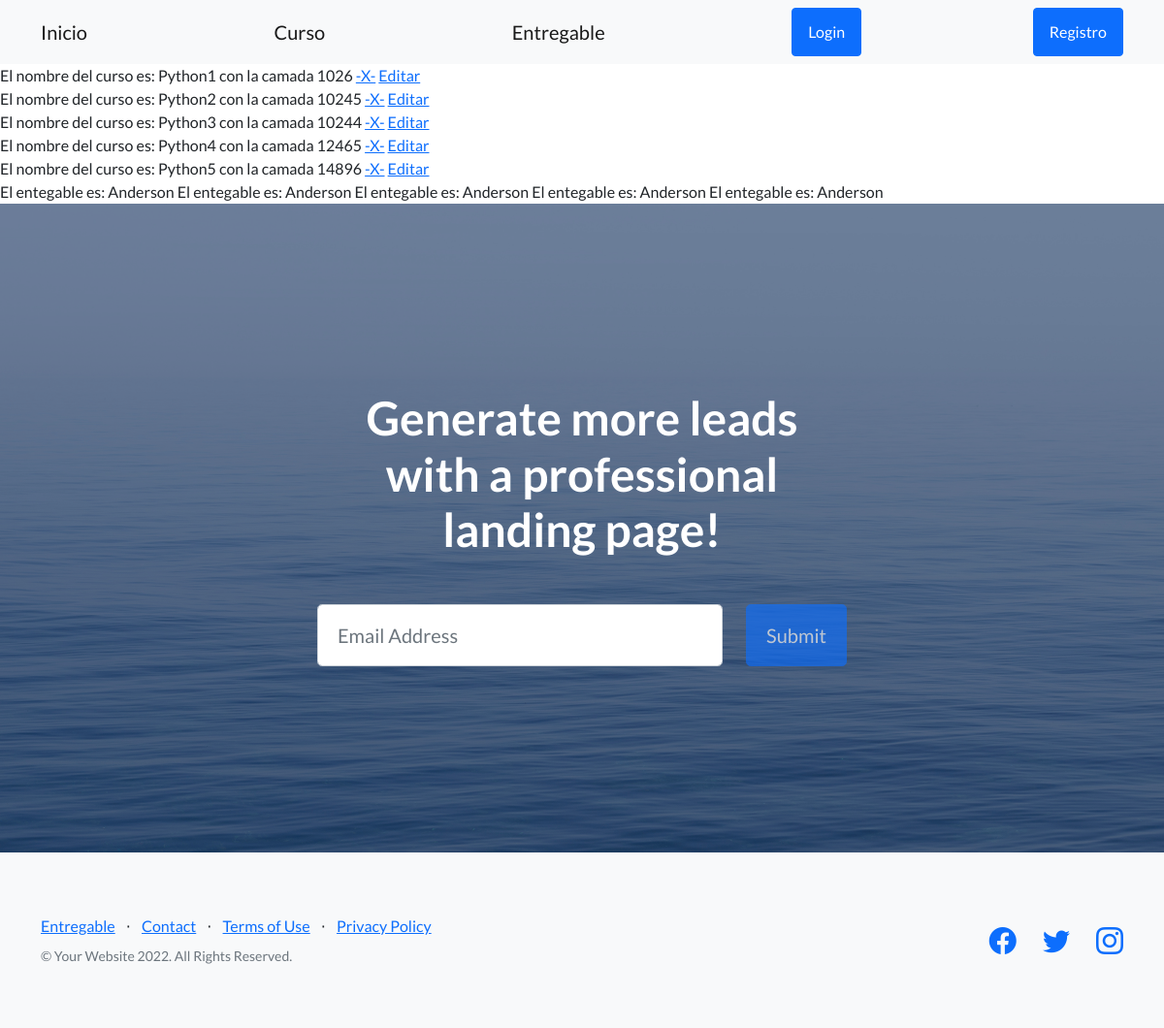
Page /AppCoder/curso/ on the earlier database version.
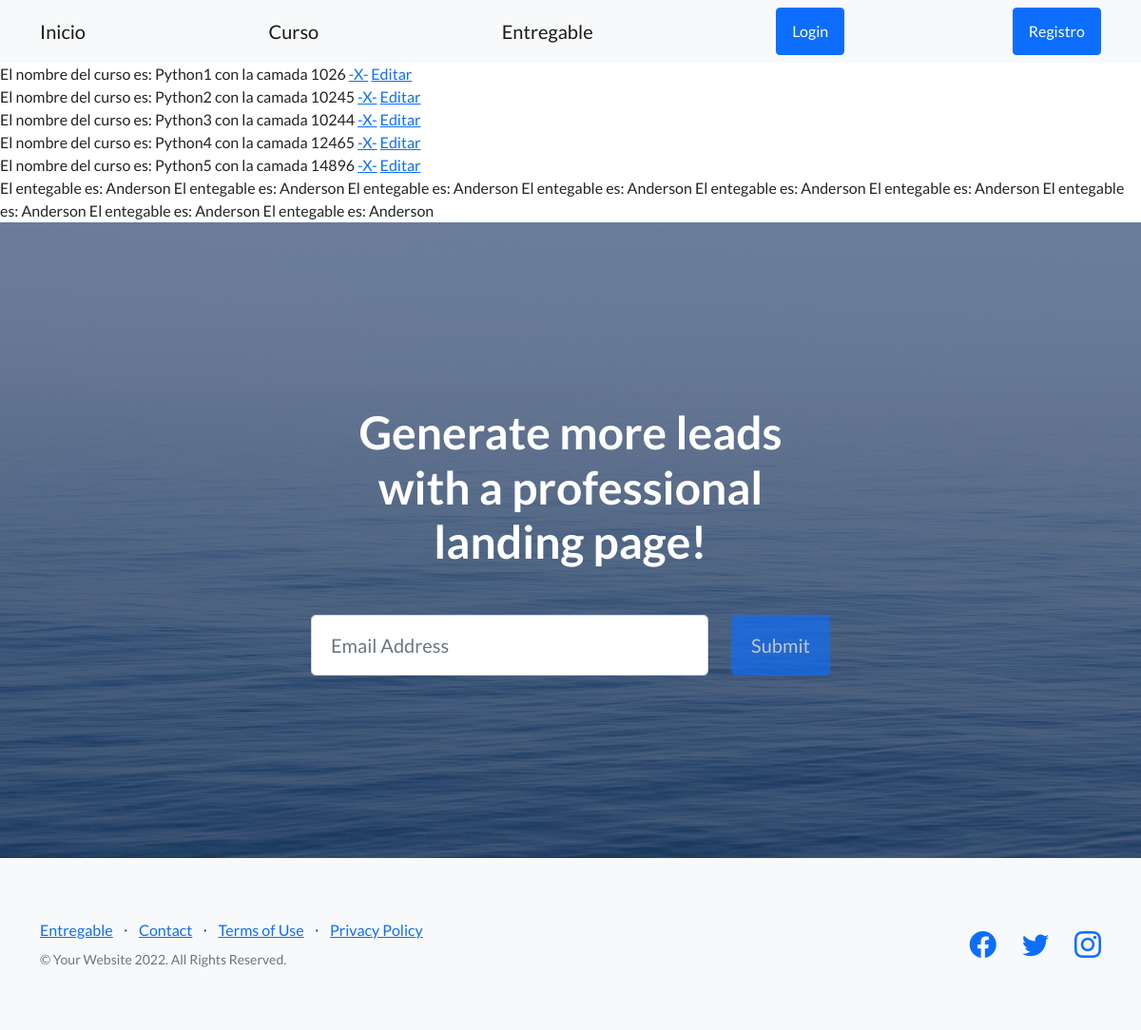
Same page on the later database version.
### AppCoder/models.py (models this page shows, shortened)
class Curso(models.Model):
    nombre = models.CharField(max_length=40)
    camada = models.IntegerField(unique=True)

class Entregable(models.Model):
    nombre = models.CharField(max_length=30)
    fecha_de_entrega = models.DateField()
    entregado = models.BooleanField()

### AppCoder/views.py (the view)
# urls.py: path('curso/', curso, name='AppCoderCurso'),
def curso(request):
    cursos = Curso.objects.all()
    entregables = Entregable.objects.all()
    contexto = {
        'object_list': cursos,
        'entregables': entregables
    }
    return render(request, 'AppCoder/curso.html', contexto)

### templates/AppCoder/curso.html (shortened to what this page needs)
{% extends 'index.html' %}
{% block inicio %}
    {% for curso in object_list %}
        El nombre del curso es: {{ curso.nombre }} con la camada {{ curso.camada }}
        <a href="{% url 'AppCoderEliminarCurso' curso.camada %}">-X-</a>
        <a href="{% url 'AppCoderEditarCurso' curso.camada %}"> Editar </a>
        <br>
    {% endfor %}
    {% for entregable in entregables %}
        El entegable es: {{ entregable.nombre }}
    {% endfor %}
{% endblock %}

### templates/index.html (shortened to what this page needs)
<!DOCTYPE html>
<html lang="en">
    <head>
        {% load static %}
        <link href="https://cdn.jsdelivr.net/npm/bootstrap-icons@1.5.0/font/bootstrap-icons.css" rel="stylesheet" type="text/css" />
        <link href="{% static 'css/styles.css' %}" rel="stylesheet" />
    </head>
    <body>
        {% include 'base/navigation.html' %}
        {% block inicio %}{% endblock %}
        <header class="masthead">
            <div class="container position-relative">
                <div class="row justify-content-center">
                    <div class="col-xl-6">
                        <div class="text-center text-white">
                            <h1 class="mb-5">Generate more leads with a professional landing page!</h1>
                            <form class="form-subscribe" id="contactForm" data-sb-form-api-token="API_TOKEN">
                                <div class="row">
                                    <div class="col">
                                        <input class="form-control form-control-lg" id="emailAddress" type="email" placeholder="Email Address" data-sb-validations="required,email" />
                                    </div>
                                    <div class="col-auto"><button class="btn btn-primary btn-lg disabled" id="submitButton" type="submit">Submit</button></div>
                                </div>
                            </form>
                        </div>
                    </div>
                </div>
            </div>
        </header>
        {% include 'base/footer.html' %}
    </body>
</html>

### templates/base/navigation.html
<nav class="navbar navbar-light bg-light static-top">
    <div class="container">
        <a class="navbar-brand" href="{% url 'AppCoderInicio' %}">Inicio</a>
        <a class="navbar-brand" href="{% url 'AppCoderCurso' %}">Curso</a>
        <a class="navbar-brand" href="{% url 'AppCoderEntregable' %}">Entregable</a>
        {% if user.is_authenticated %}
            <img height="40px" src="{{ user.avatar.imagen.url }}" alt="">
            <h5>User:{{ user.get_username }}</h5>
            <a class="btn btn-primary" href="{% url 'UserCoderLogout' %}">Logout</a>
        {% else %}
            <a class="btn btn-primary" href="{% url 'UserCoderLogin' %}">Login</a>
            <a class="btn btn-primary" href="{% url 'UserCoderRegister' %}">Registro</a>
        {% endif %}
    </div>
</nav>

### templates/base/footer.html
<footer class="footer bg-light">
            <div class="container">
                <div class="row">
                    <div class="col-lg-6 h-100 text-center text-lg-start my-auto">
                        <ul class="list-inline mb-2">
                            <li class="list-inline-item"><a href="{% url 'AppCoderEntregable' %}">Entregable</a></li>
                            <li class="list-inline-item">⋅</li>
                            <li class="list-inline-item"><a href="#!">Contact</a></li>
                            <li class="list-inline-item">⋅</li>
                            <li class="list-inline-item"><a href="#!">Terms of Use</a></li>
                            <li class="list-inline-item">⋅</li>
                            <li class="list-inline-item"><a href="#!">Privacy Policy</a></li>
                        </ul>
                        <p class="text-muted small mb-4 mb-lg-0">&copy; Your Website 2022. All Rights Reserved.</p>
                    </div>
                    <div class="col-lg-6 h-100 text-center text-lg-end my-auto">
                        <ul class="list-inline mb-0">
                            <li class="list-inline-item me-4">
                                <a href="#!"><i class="bi-facebook fs-3"></i></a>
                            </li>
                            <li class="list-inline-item me-4">
                                <a href="#!"><i class="bi-twitter fs-3"></i></a>
                            </li>
                            <li class="list-inline-item">
                                <a href="#!"><i class="bi-instagram fs-3"></i></a>
                            </li>
                        </ul>
                    </div>
                </div>
            </div>
        </footer>

Differences in the rows shown:
added Entregable: nombre "Anderson"
added Entregable: nombre "Anderson"
added Entregable: nombre "Anderson"
added Entregable: nombre "Anderson"
